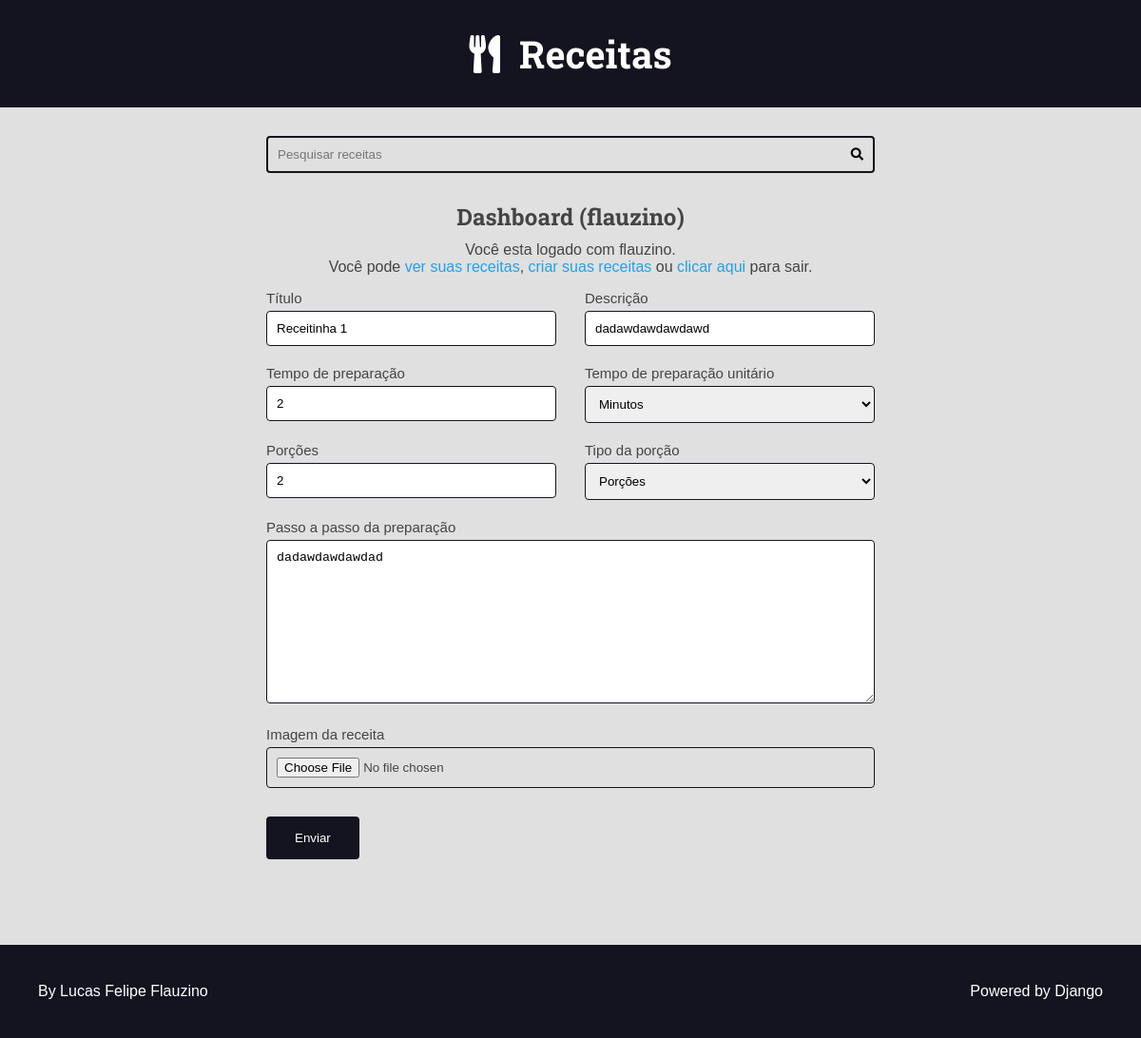
Screenshot of /authors/dashboard/recipe/21/edit (signed in) with the database file from the repository.
### recipes/models.py (models this page shows, shortened)
class Recipe(models.Model):
    class Meta:
        verbose_name = 'Receita'
        verbose_name_plural = 'Receitas'
    title = models.CharField(
        verbose_name='Título',
        max_length=65,
    )
    description = models.CharField(
        verbose_name='Descrição',
        max_length=255,
    )
    slug = models.SlugField(
        unique=True,
        default=None,
        null=True,
        blank=True,
        max_length=95
    )
    preparation_time = models.IntegerField(
        verbose_name='Tempo de preparação'
    )
    preparation_time_unit = models.CharField(
        verbose_name='Tempo de preparação unitário',
        max_length=65,
    )
    servings = models.IntegerField(
        verbose_name='Porções'
    )
    servings_unit = models.CharField(
        max_length=65,
        verbose_name='Tipo da porção'
    )
    preparation_steps = models.TextField(
        verbose_name='Passo a passo da preparação'
    )
    preparation_steps_is_html = models.BooleanField(
        default=False,
        verbose_name='O passo a passo é HTML?'
    )
    created_at = models.DateTimeField(
        verbose_name='Criado em',
        auto_now_add=True
    )
    updated_at = models.DateTimeField(
        verbose_name='Atualizado em',
        auto_now=True
    )
    is_published = models.BooleanField(
        default=False,
        verbose_name='Está publicado?'
    )
    cover = models.ImageField(
        upload_to='recipes/cover/%Y/%m/%d/',
        verbose_name='Imagem da receita',
        blank=True,
        default='',
    )
    category = models.ForeignKey(
        Category,
        on_delete=models.SET_NULL,
        blank=True,
        null=True,
        default=None,
        verbose_name='Categoria'
    )
    author = models.ForeignKey(
        User,
        on_delete=models.SET_NULL,
        null=True,
        verbose_name='Autor'
    )

### authors/views.py (the view, shortened to what this page needs)
@method_decorator(
    login_required(login_url='authors:login', redirect_field_name='next'),
    name='dispatch'
)
class DashboardRecipeEdit(View):
    def get_recipe(self, id):
        receita = None
        if id:
            receita = get_object_or_404(
                Recipe,
                is_published=False,
                author=self.request.user,
                pk=id
            )
        return receita
    def render_recipe(self, form):
        contexto = {
            'form': form
        }
        return render(
            self.request,
            'author/dashboard_recipe.html',
            contexto
        )
    def get(self, request, id):
        receita = self.get_recipe(id)
        form = AuthorRecipeForm(instance=receita)
        return self.render_recipe(form)

### authors/forms/recipe_form.py (shortened to what this page needs)
class AuthorRecipeForm(forms.ModelForm):
    def __init__(self, *args, **kwargs):
        super().__init__(*args, **kwargs)
        self._my_errors = defaultdict(list)
        add_attr(
            self.fields.get('preparation_steps'), 'class', 'span-2'
        )
        add_attr(
            self.fields.get('cover'), 'class', 'span-2'
        )
    class Meta:
        model = Recipe
        fields = (
            'title', 'description', 'preparation_time',
            'preparation_time_unit', 'servings', 'servings_unit',
            'preparation_steps', 'cover',
        )
        widgets = {
            'cover': forms.FileInput(
                attrs={
                    'class': 'span-2'
                }
            ),
            'servings_unit': forms.Select(
                choices=(
                    ('Porções', 'Porções'),
                    ('Pedaços', 'Pedaços'),
                    ('Pessoas', 'Pessoas'),
                )
            ),
            'preparation_time_unit': forms.Select(
                choices=(
                    ('Minutos', 'Minutos'),
                    ('Horas', 'Horas'),
                )
            ),
        }

### utils/placeholder.py (called while the page is built)
def add_attr(field, attr_name, attr_new_val):
    existing = field.widget.attrs.get(attr_name, '')
    field.widget.attrs[attr_name] = f'{existing} {attr_new_val}'.strip()

### authors/templates/author/dashboard_recipe.html (shortened to what this page needs)
{% extends 'global/base.html' %}
{% block content %}
  <div class="main-content center container">
    <h2>Dashboard ({{ user }})</h2>
    {% include 'author/partials/_login_message.html' %}
    <div class="left">
      {% include 'global/partials/_form.html' %}
    </div>
  </div>
{% endblock content %}

### templates/global/base.html (shortened to what this page needs)
{% load static %}
<!DOCTYPE html>
<html lang="pt-BR">
<head>
    {% include 'global/partials/_head.html' %}
</head>
<body>
    {% include "global/partials/_header.html" %}
    {% include 'global/partials/_search.html' %}
    <main class="main-content-container">
        {% block content %}{% endblock content %}
    </main>
    {% include "global/partials/_footer.html" %}
</body>
</html>

### templates/global/partials/_head.html (shortened to what this page needs)
{% load static %}
<link rel="stylesheet" href="https://cdnjs.cloudflare.com/ajax/libs/font-awesome/5.15.4/css/fontawesome.min.css"
 />
<link rel="stylesheet" href="https://cdnjs.cloudflare.com/ajax/libs/font-awesome/5.15.4/css/brands.min.css"
 />
<link rel="stylesheet" href="https://cdnjs.cloudflare.com/ajax/libs/font-awesome/5.15.4/css/solid.min.css"
 />
<link rel="stylesheet" href="{% static "global/css/style.css" %}">

### templates/global/partials/_header.html
<header class="main-header-container">
    <div class="main-header container">
        <h1>
            <a class="main-logo" href="{% url 'recipes:index' %}">
                <i class="fas fa-utensils main-logo-icon"></i>
                <span class="main-logo-text">Receitas</span>
            </a>
        </h1>
    </div>
</header>

### templates/global/partials/_search.html
<div class="search-container">
    <div class="container">
        <form action="{% url "recipes:search" %}" method="GET" class="search-form">
            <input type="search" placeholder="Pesquisar receitas" class="search-input" name="q" value="{{ search_term }}" required>
            <button type="submit" class="search-button"><i class="fas fa-search"></i></button>
        </form>
    </div>
</div>

### authors/templates/author/partials/_login_message.html (shortened to what this page needs)
{% if user.is_authenticated %}
    <div class="login-message">
    Você esta logado com {{ request.user.username }}. <br>
    Você pode
    <a href="{% url "authors:dashboard" %}">ver suas receitas</a>,
    <a href="{% url "authors:dashboard_create" %}">criar suas receitas</a> ou
    <form class="inline-form" action="{% url 'authors:logout' %}" method='POST'>
        <button class="plaintext-button" type="submit">clicar aqui</button>
    </form> para sair.
    </div>
{% endif %}

### templates/global/partials/_form.html (shortened to what this page needs)
<div class="main-content container">
    <form
    class="main-form"
    action="{{ form_action }}"
    method="POST"
    enctype="multipart/form-data"
    >
      <div class="form-content form-content-grid">
        {% for field in form %}
          <div class="form-group {{ field.field.widget.attrs.class }}">
            <label for="{{ field.id_for_label }}">{{ field.label }}</label>
            {{ field }}
          </div>
        {% endfor %}
      </div>
      <div class="form-content form-content-grid">
        <div class="form-group">
          <button type="submit">Enviar</button>
        </div>
      </div>
    </form>
  </div>

### templates/global/partials/_footer.html
<footer class="main-footer">
  <div class="developer">
    <a href="linkedin.com/in/lucas-felipe-flauzino-292207215" target="_blank" rel="noreferrer noopener">By Lucas Felipe Flauzino</a>
  </div>
  <div class="powered">
    <a href="linkedin.com/in/lucas-felipe-flauzino-292207215" target="_blank" rel="noreferrer noopener">Powered by Django</a>
  </div>
</footer>

### base_static/global/css/style.css (style rules this page uses)
:root { --color-primary: #269fe6; --color-primary-hover: #2086c2; --color-primary-dark: #13141f; --color-primary-dark-hover: #212336; --color-primary-light: #d4ecfa; --color-primary-light-hover: #bdd8e7; --color-white: #fff; --color-black: #000; --color-dark-text: #444; --color-info-light: #cce5ff; --color-debug-light: #cce5ff; --color-success-light: #d4edda; --color-alert-light: #fff3cd; --color-warning-light: #fff3cd; --color-error-light: #f8d7da; --color-info-dark: #4d86c4; --color-debug-dark: #4d86c4; --color-success-dark: #4a9c5d; --color-alert-dark: #927f40; --color-warning-dark: #927f40; --color-error-dark: #da525d; --color-gray-0: #f9f9f9; --color-gray-1: #e0e0e0; --color-gray-2: #c7c7c7; --color-gray-3: #aeaeae; --color-gray-4: #959595; --color-gray-5: #7d7d7d; --color-gray-6: #646464; --color-gray-7: #4b4b4b; --color-gray-8: #323232; --color-gray-9: #191919; --font-primary: sans-serif; --font-headings: 'Roboto Slab', serif; --spacing-gutter-medium: 3rem; --spacing-gutter-large: 4rem; }
* { padding: 0; margin: 0; box-sizing: border-box; }
html { font-size: 62.5%; }
body { font-size: 1.6rem; font-family: var(--font-primary); background: var(--color-gray-1); color: var(--color-dark-text); }
h1, h2, h3, h4, h5, h6 { font-family: var(--font-headings); }
a { color: var(--color-primary); text-decoration: none; }
.container { max-width: 144rem; margin: 0 auto; padding: var(--spacing-gutter-medium); }
.main-header-container { background: var(--color-primary-dark); }
.main-logo { font-size: 4rem; color: var(--color-white); text-decoration: none; display: flex; flex-flow: row nowrap; align-items: center; justify-content: center; width: fit-content; margin: 0 auto; }
.main-logo-icon { margin-right: 2rem; }
.search-form { border: 0.2rem solid var(--color-primary-dark); max-width: 64rem; margin: 0 auto; border-radius: 0.4rem; position: relative; transition: all 300ms ease-in-out; }
.search-input, .search-button { border: none; background: none; outline: none; padding: 1rem; transition: all 300ms ease-in-out; }
.search-input { width: 100%; padding-right: 3rem; }
.search-button { position: absolute; top: 0; right: 0; }
.main-content { padding-top: 0; }
.main-footer { display: flex; align-items: center; justify-content: space-between; background: var(--color-primary-dark); color: var(--color-white); padding: var(--spacing-gutter-large); }
.main-footer a { color: var(--color-white); text-decoration: none; transition: all 300ms ease-in-out; }
.inline-form { display: inline; }
.span-2 { grid-column: span 2; }
.plaintext-button { display: inline; border: none; background: none; cursor: pointer; color: var(--color-primary); font-size: 1.6rem; }
.form-content { max-width: 64rem; margin: 0 auto; margin-bottom: var(--spacing-gutter-medium); }
.form-content label { display: block; margin: 0.5rem 0; font-size: 1.5rem; }
.form-content input, .form-content textarea, .form-content select { width: 100%; padding: 1rem; border-radius: 0.4rem; border: 1px solid var(--color-primary-dark); }
.form-content-grid { display: grid; grid-template-columns: repeat(auto-fit, minmax(30rem, 1fr)); gap: calc(var(--spacing-gutter-medium) / 2) var(--spacing-gutter-medium); }
.form-content button { padding: 1.5rem 3rem; border: none; background: var(--color-primary-dark); color: var(--color-white); border-radius: 4px; }
.login-message { margin: 1rem 0; }
.center { text-align: center; }
.left { text-align: left; }

### rows the page displays
Recipe: form "Receitinha 1" "dadawdawdawdawd" "2" "Minutos" "2" "Porções" "dadawdawdawdad"

### other values shown
{{ user }} "flauzino"
{{ request.user.username }} "flauzino"
{{ field.label }} "Título" "Descrição" "Tempo de preparação" "Tempo de preparação unitário" "Porções" "Tipo da porção" "Passo a passo da preparação" "Imagem da receita"
